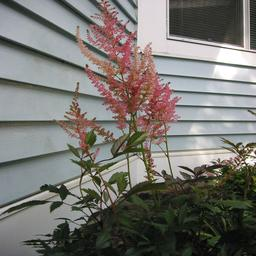
#> input picture Train/astilbe/19596829_059e0d9d5a_c.jpg, 256 x 256 px; its folder holds only this picture in this run
$ python Resize_data.py
#> lines starting #> are read from the running program, lines starting #| are printed output that depends on the picture
import os
import json
import math
import cv2
import numpy as np

def resize_database_Flower():
	path_Input ="Train/"
	path_Dirsave="Train/"
	for folder in os.listdir(path_Input):
		folpath = os.path.join(path_Input, folder)
		path_save = path_Dirsave + folder + "/"
		if not os.path.exists(path_save):
			os.mkdir(path_save)
		for fi_img in os.listdir(folpath):
			path_img= os.path.join(folpath, fi_img)
			imgFlower_database = cv2.imread(path_img, cv2.IMREAD_COLOR)
#> imgFlower_database is the input picture: shape (256, 256, 3); mean B, G, R 111.7, 116.4, 118.3
			img_resize = cv2.resize(imgFlower_database, (600,600), interpolation = cv2.INTER_AREA)
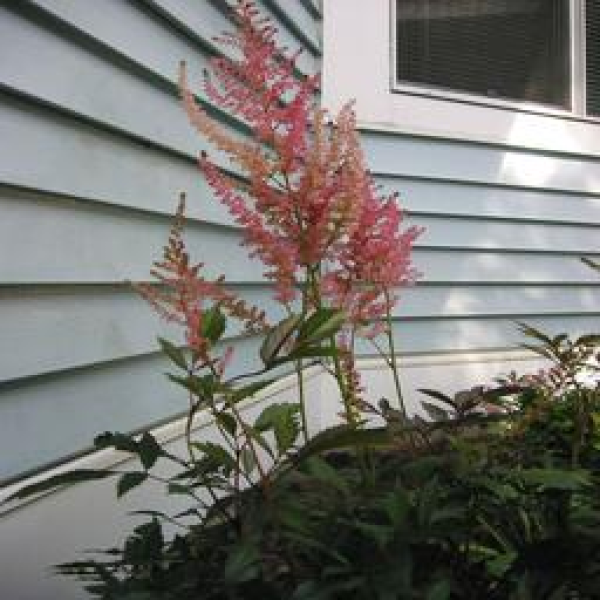
#> img_resize: shape (600, 600, 3); mean B, G, R 111.7, 116.4, 118.3
			path_img_save = path_save +fi_img
			cv2.imwrite(path_img_save, img_resize)
#> pass 2 of the loop in resize_database_Flower, `for folder in os.listdir(path_Input):`:
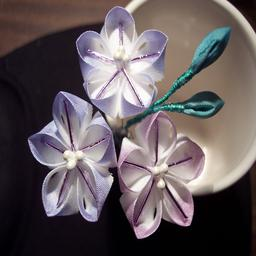
#> input picture Train/bellflower/1005140114_ffa3e35e73_c.jpg, 256 x 256 px
#> in resize_database_Flower, imgFlower_database is the input picture: shape (256, 256, 3); mean B, G, R 92.9, 90.1, 99.8
#> in resize_database_Flower, `img_resize = cv2.resize(imgFlower_database, (600,600), interpolation =..`:
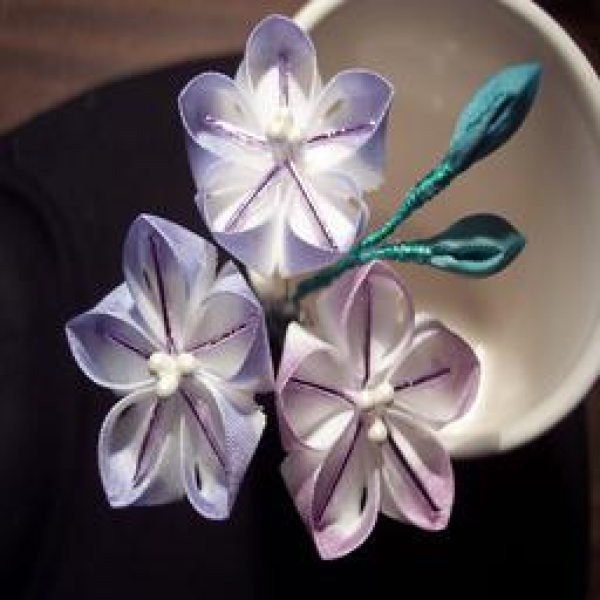
#> img_resize: shape (600, 600, 3); mean B, G, R 92.9, 90.1, 99.8

if __name__ == '__main__':
	resize_database_Flower()
